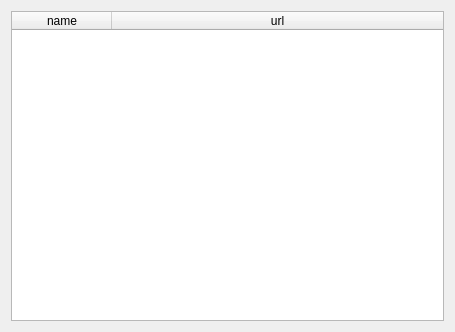
<?xml version="1.0" encoding="UTF-8"?>
<ui version="4.0">
 <class>bookmarks</class>
 <widget class="QWidget" name="bookmarks">
  <property name="geometry">
   <rect>
    <x>0</x>
    <y>0</y>
    <width>455</width>
    <height>332</height>
   </rect>
  </property>
  <property name="windowTitle">
   <string>Bookmarks</string>
  </property>
  <property name="windowIcon">
   <iconset>
    <normaloff>ico/rinnegan.png</normaloff>ico/rinnegan.png</iconset>
  </property>
  <layout class="QGridLayout" name="gridLayout">
   <item row="0" column="0">
    <widget class="QTableWidget" name="tableWidget">
     <property name="editTriggers">
      <set>QAbstractItemView::NoEditTriggers</set>
     </property>
     <property name="tabKeyNavigation">
      <bool>false</bool>
     </property>
     <property name="showDropIndicator" stdset="0">
      <bool>false</bool>
     </property>
     <property name="dragDropOverwriteMode">
      <bool>false</bool>
     </property>
     <property name="wordWrap">
      <bool>false</bool>
     </property>
     <property name="cornerButtonEnabled">
      <bool>false</bool>
     </property>
     <property name="rowCount">
      <number>0</number>
     </property>
     <attribute name="horizontalHeaderStretchLastSection">
      <bool>true</bool>
     </attribute>
     <column>
      <property name="text">
       <string>name</string>
      </property>
     </column>
     <column>
      <property name="text">
       <string>url</string>
      </property>
     </column>
    </widget>
   </item>
  </layout>
 </widget>
 <resources/>
 <connections>
  <connection>
   <sender>tableWidget</sender>
   <signal>cellDoubleClicked(int,int)</signal>
   <receiver>bookmarks</receiver>
   <slot>bookmarks_open()</slot>
   <hints>
    <hint type="sourcelabel">
     <x>29</x>
     <y>21</y>
    </hint>
    <hint type="destinationlabel">
     <x>-2</x>
     <y>7</y>
    </hint>
   </hints>
  </connection>
 </connections>
 <slots>
  <slot>bookmarks_open()</slot>
 </slots>
</ui>
